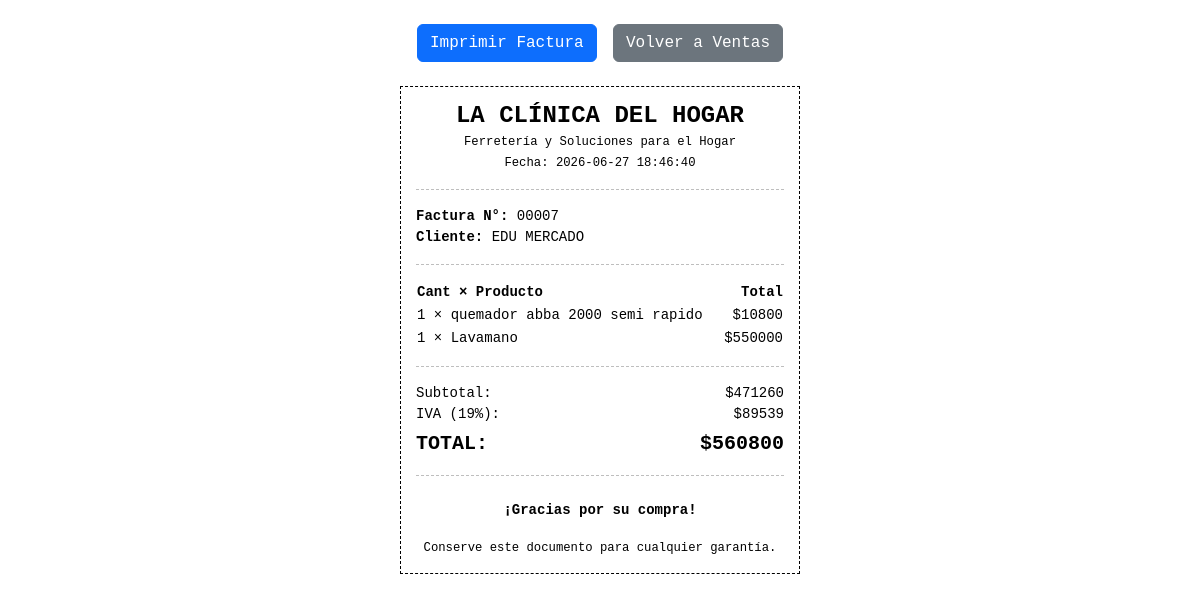
The page /historial/imprimir/7 (signed in) on the database its author committed.
### tables this page shows
CREATE TABLE ventas (
            id INTEGER PRIMARY KEY AUTOINCREMENT,
            fecha TIMESTAMP DEFAULT CURRENT_TIMESTAMP,
            total REAL NOT NULL DEFAULT 0.0
        , cliente TEXT DEFAULT "Consumidor Final");

CREATE TABLE detalle_ventas (
            id INTEGER PRIMARY KEY AUTOINCREMENT,
            venta_id INTEGER,
            producto_id INTEGER,
            cantidad INTEGER NOT NULL,
            precio_unitario REAL NOT NULL,
            FOREIGN KEY (venta_id) REFERENCES ventas(id),
            FOREIGN KEY (producto_id) REFERENCES productos(id)
        );

CREATE TABLE productos (
            id INTEGER PRIMARY KEY AUTOINCREMENT,
            codigo_barras TEXT UNIQUE,
            nombre TEXT NOT NULL,
            descripcion TEXT,
            precio_compra REAL NOT NULL,
            precio_venta REAL NOT NULL,
            stock INTEGER NOT NULL DEFAULT 0,
            stock_minimo INTEGER NOT NULL DEFAULT 5,
            categoria_id INTEGER,
            FOREIGN KEY (categoria_id) REFERENCES categorias(id)
        );

### app.py (the view)
@app.route('/historial/imprimir/<int:venta_id>')
@login_requerido
def imprimir_factura(venta_id):
    conexion = conectar_bd()
    venta = conexion.execute('SELECT * FROM ventas WHERE id = ?', (venta_id,)).fetchone()
    if not venta:
        conexion.close()
        return "Factura no encontrada", 404
    detalles = conexion.execute('''
        SELECT dv.cantidad, dv.precio_unitario, p.nombre, p.id as prod_codigo
        FROM detalle_ventas dv
        JOIN productos p ON dv.producto_id = p.id
        WHERE dv.venta_id = ?
    ''', (venta_id,)).fetchall()
    conexion.close()
    total = venta['total']
    subtotal = total / 1.19
    iva = total - subtotal
    return render_template('imprimir_factura.html', venta=venta, detalles=detalles, subtotal=subtotal, iva=iva)

### app.py (called while the page is built)
def login_requerido(f):
    @wraps(f)
    def decorated_function(*args, **kwargs):
        if 'usuario' not in session:
            return redirect(url_for('login'))
        return f(*args, **kwargs)
    return decorated_function

def conectar_bd():
    conexion = sqlite3.connect('ferreteria.db')
    conexion.row_factory = sqlite3.Row  # Permite acceder a las columnas por nombre
    return conexion

### templates/imprimir_factura.html (shortened to what this page needs)
<!DOCTYPE html>
<html lang="es">
<head>
    <link href="https://cdn.jsdelivr.net/npm/bootstrap@5.3.0/dist/css/bootstrap.min.css" rel="stylesheet">
</head>
<body>
    <div class="container no-print text-center my-4">
        <button class="btn btn-primary me-2" onclick="window.print()">
             Imprimir Factura
        </button>
        <a href="/ventas" class="btn btn-secondary">Volver a Ventas</a>
    </div>
    <div class="ticket">
        <div class="text-center mb-3">
            <h4 class="fw-bold mb-0">LA CLÍNICA DEL HOGAR</h4>
            <small>Ferretería y Soluciones para el Hogar</small><br>
            <small>Fecha: {{ venta.fecha }}</small>
        </div>
        <hr style="border-top: 1px dashed #000;">
        <div class="mb-3">
            <strong>Factura N°:</strong> {{ "%05d"|format(venta.id) }}<br>
            <strong>Cliente:</strong> {{ venta.cliente }}
        </div>
        <hr style="border-top: 1px dashed #000;">
        <table class="w-100 mb-3">
            <thead>
                <tr>
                    <th class="text-start">Cant × Producto</th>
                    <th class="text-end">Total</th>
                </tr>
            </thead>
            <tbody>
                {% for d in detalles %}
                <tr>
                    <td class="text-start">
                        {{ d.cantidad }} × {{ d.nombre }}
                    </td>
                    <td class="text-end">
                        ${{ (d.cantidad * d.precio_unitario)|int|format_currency if hasattr else (d.cantidad * d.precio_unitario)|int }}
                    </td>
                </tr>
                {% endfor %}
            </tbody>
        </table>
        <hr style="border-top: 1px dashed #000;">
        <div class="d-flex justify-content-between">
            <span>Subtotal:</span>
            <span>${{ subtotal|int }}</span>
        </div>
        <div class="d-flex justify-content-between">
            <span>IVA (19%):</span>
            <span>${{ iva|int }}</span>
        </div>
        <div class="d-flex justify-content-between fw-bold fs-5 mt-1">
            <span>TOTAL:</span>
            <span>${{ venta.total|int }}</span>
        </div>
        <hr style="border-top: 1px dashed #000;">
        <div class="text-center mt-4">
            <p class="fw-bold">¡Gracias por su compra!</p>
            <small>Conserve este documento para cualquier garantía.</small>
        </div>
    </div>
</body>
</html>

### templates/imprimir_factura.html (style rules this page uses)
body { font-family: 'Courier New', Courier, monospace; font-size: 14px; color: #000; }
.ticket { max-width: 400px; margin: 20px auto; padding: 15px; border: 1px dashed #000; }

### rows shown on the page
ventas: fecha "2026-06-27 18:46:40", id "00007", cliente "EDU MERCADO", total "560800"
detalle_ventas: cantidad "1", nombre "quemador abba 2000 semi rapido", cantidad+precio_unitario "10800"
detalle_ventas: cantidad "1", nombre "Lavamano", cantidad+precio_unitario "550000"

### other values the page prints
{{ subtotal|int }} "471260"
{{ iva|int }} "89539"
